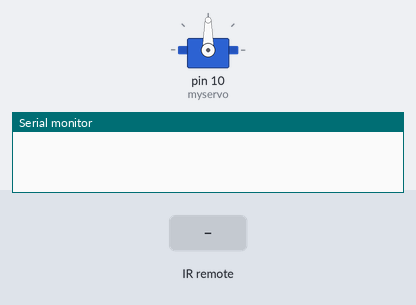
The sketch below on a simulated Arduino Uno, built with avr-gcc and run on an emulated ATmega328P. Parts: servo, the last lines printed to the serial monitor. Inputs (shaded band) come from the test bench.

Above: at 1.2 s.
1.3 s: infrared code 0xFF18E7 received
At 1.6 s:
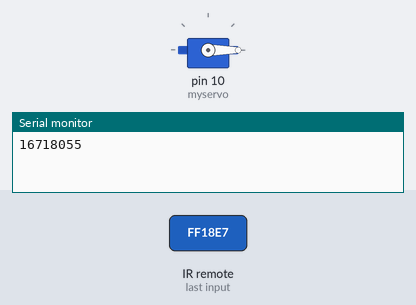
2.8 s: infrared code 0xFF30CF received
At 3.9 s:
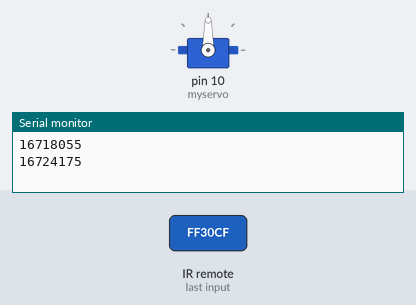
Timing chart, 0 to 5.8 s (numbered marks = the images above; inputs shaded):
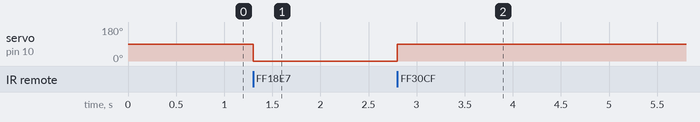

Measured:
- after the input at 1.3 s, servo on pin 10 (myservo): 90° → 0° at once
- after the input at 2.8 s, servo on pin 10 (myservo): 0° → 90° at once

The sketch:

sketch_may15a.ino
```cpp
#include <IRremote.h> // подключаем библиотеку для IR приемника
IRrecv irrecv(A0);         // указываем пин, к которому подключен IR приемник
decode_results results;

#include <Servo.h> // подключаем библиотеку для серво
Servo myservo;       // создаем объект для управления серво

void setup() {
   irrecv.enableIRIn();  // запускаем прием инфракрасного сигнала
   Serial.begin(9600); // подключаем монитор порта

   myservo.attach(10); // указываем пин для подключения серво
}

void loop() {
   if (irrecv.decode(&results)) // если данные пришли выполняем команды
   {
      Serial.println(results.value); // отправляем полученные данные на порт

      // поворачиваем серво, в зависимости от ИК сигнала
      if (results.value == 16718055) {
      myservo.write(0);
   }
      if (results.value == 16724175) {
      myservo.write(90);
   }
     irrecv.resume(); // принимаем следующий сигнал на ИК приемнике
  }
}
```
